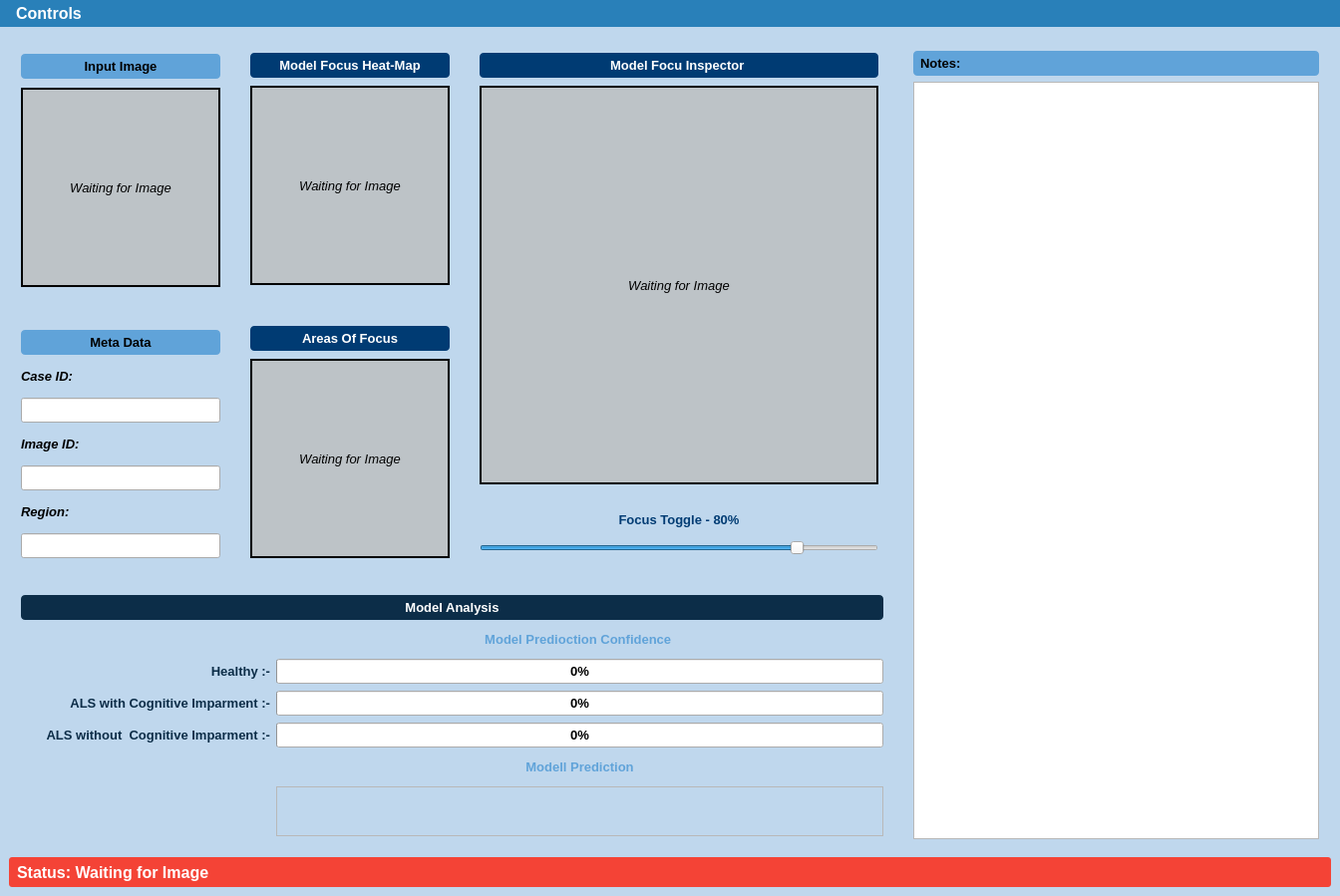
<?xml version="1.0" encoding="UTF-8"?>
<ui version="4.0">
 <class>MainWindow</class>
 <widget class="QMainWindow" name="MainWindow">
  <property name="geometry">
   <rect>
    <x>0</x>
    <y>0</y>
    <width>1344</width>
    <height>899</height>
   </rect>
  </property>
  <property name="font">
   <font>
    <pointsize>12</pointsize>
    <weight>75</weight>
    <bold>true</bold>
   </font>
  </property>
  <property name="windowTitle">
   <string>MainWindow</string>
  </property>
  <property name="styleSheet">
   <string notr="true">QMainWindow {
    background-color: #BFD7ED;
}</string>
  </property>
  <widget class="QWidget" name="centralwidget">
   <layout class="QGridLayout" name="gridLayout">
    <item row="0" column="0">
     <widget class="QGroupBox" name="groupBox_2">
      <property name="minimumSize">
       <size>
        <width>224</width>
        <height>539</height>
       </size>
      </property>
      <property name="maximumSize">
       <size>
        <width>224</width>
        <height>539</height>
       </size>
      </property>
      <property name="styleSheet">
       <string notr="true">QGroupBox {
    background-color: #BFD7ED;
    border: none;
}</string>
      </property>
      <property name="title">
       <string/>
      </property>
      <layout class="QVBoxLayout" name="verticalLayout">
       <item>
        <widget class="QLabel" name="label_7">
         <property name="minimumSize">
          <size>
           <width>200</width>
           <height>25</height>
          </size>
         </property>
         <property name="maximumSize">
          <size>
           <width>200</width>
           <height>25</height>
          </size>
         </property>
         <property name="font">
          <font>
           <pointsize>10</pointsize>
           <weight>75</weight>
           <bold>true</bold>
          </font>
         </property>
         <property name="styleSheet">
          <string notr="true">QLabel {
    background-color: #60A3D9;
    color: black;
    padding: 4px;
    border-radius: 4px;
}</string>
         </property>
         <property name="frameShape">
          <enum>QFrame::WinPanel</enum>
         </property>
         <property name="text">
          <string>Input Image</string>
         </property>
         <property name="alignment">
          <set>Qt::AlignCenter</set>
         </property>
        </widget>
       </item>
       <item>
        <widget class="QLabel" name="lb_input_image">
         <property name="minimumSize">
          <size>
           <width>200</width>
           <height>200</height>
          </size>
         </property>
         <property name="maximumSize">
          <size>
           <width>200</width>
           <height>200</height>
          </size>
         </property>
         <property name="font">
          <font>
           <pointsize>10</pointsize>
           <weight>50</weight>
           <italic>true</italic>
           <bold>false</bold>
          </font>
         </property>
         <property name="styleSheet">
          <string notr="true">QLabel {
    background-color: #BDC3C7;
}</string>
         </property>
         <property name="frameShape">
          <enum>QFrame::WinPanel</enum>
         </property>
         <property name="text">
          <string>Waiting for Image</string>
         </property>
         <property name="alignment">
          <set>Qt::AlignCenter</set>
         </property>
        </widget>
       </item>
       <item>
        <widget class="QLabel" name="label_23">
         <property name="minimumSize">
          <size>
           <width>200</width>
           <height>25</height>
          </size>
         </property>
         <property name="maximumSize">
          <size>
           <width>200</width>
           <height>25</height>
          </size>
         </property>
         <property name="frameShape">
          <enum>QFrame::NoFrame</enum>
         </property>
         <property name="text">
          <string/>
         </property>
        </widget>
       </item>
       <item>
        <widget class="QLabel" name="label_18">
         <property name="minimumSize">
          <size>
           <width>200</width>
           <height>25</height>
          </size>
         </property>
         <property name="maximumSize">
          <size>
           <width>200</width>
           <height>25</height>
          </size>
         </property>
         <property name="font">
          <font>
           <pointsize>10</pointsize>
           <weight>75</weight>
           <bold>true</bold>
          </font>
         </property>
         <property name="styleSheet">
          <string notr="true">QLabel {
    background-color: #60A3D9;
    color: black;
    padding: 4px;
    border-radius: 4px;
}</string>
         </property>
         <property name="frameShape">
          <enum>QFrame::WinPanel</enum>
         </property>
         <property name="text">
          <string>Meta Data</string>
         </property>
         <property name="alignment">
          <set>Qt::AlignCenter</set>
         </property>
        </widget>
       </item>
       <item>
        <widget class="QLabel" name="label_13">
         <property name="minimumSize">
          <size>
           <width>200</width>
           <height>25</height>
          </size>
         </property>
         <property name="maximumSize">
          <size>
           <width>200</width>
           <height>25</height>
          </size>
         </property>
         <property name="font">
          <font>
           <pointsize>10</pointsize>
           <weight>75</weight>
           <italic>true</italic>
           <bold>true</bold>
          </font>
         </property>
         <property name="frameShape">
          <enum>QFrame::NoFrame</enum>
         </property>
         <property name="text">
          <string>Case ID:</string>
         </property>
        </widget>
       </item>
       <item>
        <widget class="QLineEdit" name="lb_case_id">
         <property name="minimumSize">
          <size>
           <width>200</width>
           <height>25</height>
          </size>
         </property>
         <property name="maximumSize">
          <size>
           <width>200</width>
           <height>25</height>
          </size>
         </property>
        </widget>
       </item>
       <item>
        <widget class="QLabel" name="label_14">
         <property name="minimumSize">
          <size>
           <width>200</width>
           <height>25</height>
          </size>
         </property>
         <property name="maximumSize">
          <size>
           <width>200</width>
           <height>25</height>
          </size>
         </property>
         <property name="font">
          <font>
           <pointsize>10</pointsize>
           <weight>75</weight>
           <italic>true</italic>
           <bold>true</bold>
          </font>
         </property>
         <property name="frameShape">
          <enum>QFrame::NoFrame</enum>
         </property>
         <property name="text">
          <string>Image ID:</string>
         </property>
        </widget>
       </item>
       <item>
        <widget class="QLineEdit" name="lb_image_no">
         <property name="minimumSize">
          <size>
           <width>200</width>
           <height>25</height>
          </size>
         </property>
         <property name="maximumSize">
          <size>
           <width>200</width>
           <height>25</height>
          </size>
         </property>
        </widget>
       </item>
       <item>
        <widget class="QLabel" name="label_15">
         <property name="minimumSize">
          <size>
           <width>200</width>
           <height>25</height>
          </size>
         </property>
         <property name="maximumSize">
          <size>
           <width>200</width>
           <height>25</height>
          </size>
         </property>
         <property name="font">
          <font>
           <pointsize>10</pointsize>
           <weight>75</weight>
           <italic>true</italic>
           <bold>true</bold>
          </font>
         </property>
         <property name="frameShape">
          <enum>QFrame::NoFrame</enum>
         </property>
         <property name="text">
          <string>Region:</string>
         </property>
        </widget>
       </item>
       <item>
        <widget class="QLineEdit" name="lb_region">
         <property name="minimumSize">
          <size>
           <width>200</width>
           <height>25</height>
          </size>
         </property>
         <property name="maximumSize">
          <size>
           <width>200</width>
           <height>25</height>
          </size>
         </property>
        </widget>
       </item>
      </layout>
     </widget>
    </item>
    <item row="0" column="1">
     <widget class="QGroupBox" name="groupBox">
      <property name="maximumSize">
       <size>
        <width>631</width>
        <height>539</height>
       </size>
      </property>
      <property name="sizeIncrement">
       <size>
        <width>631</width>
        <height>539</height>
       </size>
      </property>
      <property name="styleSheet">
       <string notr="true">QGroupBox {
    background-color: #BFD7ED;
    border: none;
}</string>
      </property>
      <property name="title">
       <string/>
      </property>
      <layout class="QVBoxLayout" name="verticalLayout_3">
       <item>
        <widget class="QLabel" name="label">
         <property name="minimumSize">
          <size>
           <width>200</width>
           <height>25</height>
          </size>
         </property>
         <property name="maximumSize">
          <size>
           <width>200</width>
           <height>25</height>
          </size>
         </property>
         <property name="font">
          <font>
           <pointsize>10</pointsize>
           <weight>75</weight>
           <bold>true</bold>
          </font>
         </property>
         <property name="styleSheet">
          <string notr="true">QLabel {
    background-color: #003B73;
    color: white;
    padding: 4px;
    border-radius: 4px;
}</string>
         </property>
         <property name="frameShape">
          <enum>QFrame::WinPanel</enum>
         </property>
         <property name="text">
          <string>Model Focus Heat-Map</string>
         </property>
         <property name="alignment">
          <set>Qt::AlignCenter</set>
         </property>
        </widget>
       </item>
       <item>
        <widget class="QLabel" name="lb_cam_image">
         <property name="minimumSize">
          <size>
           <width>200</width>
           <height>200</height>
          </size>
         </property>
         <property name="maximumSize">
          <size>
           <width>200</width>
           <height>200</height>
          </size>
         </property>
         <property name="font">
          <font>
           <pointsize>10</pointsize>
           <weight>50</weight>
           <italic>true</italic>
           <bold>false</bold>
          </font>
         </property>
         <property name="styleSheet">
          <string notr="true">QLabel {
    background-color: #BDC3C7;
}</string>
         </property>
         <property name="frameShape">
          <enum>QFrame::WinPanel</enum>
         </property>
         <property name="text">
          <string>Waiting for Image</string>
         </property>
         <property name="alignment">
          <set>Qt::AlignCenter</set>
         </property>
        </widget>
       </item>
       <item>
        <widget class="QLabel" name="label_24">
         <property name="minimumSize">
          <size>
           <width>200</width>
           <height>25</height>
          </size>
         </property>
         <property name="maximumSize">
          <size>
           <width>200</width>
           <height>25</height>
          </size>
         </property>
         <property name="frameShape">
          <enum>QFrame::NoFrame</enum>
         </property>
         <property name="text">
          <string/>
         </property>
        </widget>
       </item>
       <item>
        <widget class="QLabel" name="label_2">
         <property name="minimumSize">
          <size>
           <width>200</width>
           <height>25</height>
          </size>
         </property>
         <property name="maximumSize">
          <size>
           <width>200</width>
           <height>25</height>
          </size>
         </property>
         <property name="font">
          <font>
           <pointsize>10</pointsize>
           <weight>75</weight>
           <bold>true</bold>
          </font>
         </property>
         <property name="styleSheet">
          <string notr="true">QLabel {
    background-color: #003B73;
    color: white;
    padding: 4px;
    border-radius: 4px;
}</string>
         </property>
         <property name="frameShape">
          <enum>QFrame::WinPanel</enum>
         </property>
         <property name="text">
          <string>Areas Of Focus</string>
         </property>
         <property name="alignment">
          <set>Qt::AlignCenter</set>
         </property>
        </widget>
       </item>
       <item>
        <widget class="QLabel" name="lb_cam_circle_image">
         <property name="minimumSize">
          <size>
           <width>200</width>
           <height>200</height>
          </size>
         </property>
         <property name="maximumSize">
          <size>
           <width>200</width>
           <height>200</height>
          </size>
         </property>
         <property name="font">
          <font>
           <pointsize>10</pointsize>
           <weight>50</weight>
           <italic>true</italic>
           <bold>false</bold>
          </font>
         </property>
         <property name="styleSheet">
          <string notr="true">QLabel {
    background-color: #BDC3C7;
}</string>
         </property>
         <property name="frameShape">
          <enum>QFrame::WinPanel</enum>
         </property>
         <property name="text">
          <string>Waiting for Image</string>
         </property>
         <property name="alignment">
          <set>Qt::AlignCenter</set>
         </property>
        </widget>
       </item>
      </layout>
     </widget>
    </item>
    <item row="0" column="2">
     <widget class="QGroupBox" name="groupBox_4">
      <property name="maximumSize">
       <size>
        <width>631</width>
        <height>539</height>
       </size>
      </property>
      <property name="sizeIncrement">
       <size>
        <width>631</width>
        <height>539</height>
       </size>
      </property>
      <property name="styleSheet">
       <string notr="true">QGroupBox {
    background-color: #BFD7ED;
    border: none;
}</string>
      </property>
      <property name="title">
       <string/>
      </property>
      <layout class="QVBoxLayout" name="verticalLayout_2">
       <item>
        <widget class="QLabel" name="label_30">
         <property name="minimumSize">
          <size>
           <width>400</width>
           <height>25</height>
          </size>
         </property>
         <property name="maximumSize">
          <size>
           <width>400</width>
           <height>25</height>
          </size>
         </property>
         <property name="font">
          <font>
           <pointsize>10</pointsize>
           <weight>75</weight>
           <bold>true</bold>
          </font>
         </property>
         <property name="styleSheet">
          <string notr="true">QLabel {
    background-color: #003B73;
    color: white;
    padding: 4px;
    border-radius: 4px;
}</string>
         </property>
         <property name="frameShape">
          <enum>QFrame::WinPanel</enum>
         </property>
         <property name="text">
          <string>Model Focu Inspector </string>
         </property>
         <property name="alignment">
          <set>Qt::AlignCenter</set>
         </property>
        </widget>
       </item>
       <item>
        <widget class="QLabel" name="lb_focused_image">
         <property name="minimumSize">
          <size>
           <width>400</width>
           <height>400</height>
          </size>
         </property>
         <property name="maximumSize">
          <size>
           <width>400</width>
           <height>400</height>
          </size>
         </property>
         <property name="font">
          <font>
           <pointsize>10</pointsize>
           <weight>50</weight>
           <italic>true</italic>
           <bold>false</bold>
          </font>
         </property>
         <property name="styleSheet">
          <string notr="true">QLabel {
    background-color: #BDC3C7;
}</string>
         </property>
         <property name="frameShape">
          <enum>QFrame::WinPanel</enum>
         </property>
         <property name="text">
          <string>Waiting for Image</string>
         </property>
         <property name="alignment">
          <set>Qt::AlignCenter</set>
         </property>
        </widget>
       </item>
       <item>
        <widget class="QLabel" name="label_27">
         <property name="minimumSize">
          <size>
           <width>200</width>
           <height>7</height>
          </size>
         </property>
         <property name="maximumSize">
          <size>
           <width>200</width>
           <height>7</height>
          </size>
         </property>
         <property name="frameShape">
          <enum>QFrame::NoFrame</enum>
         </property>
         <property name="text">
          <string/>
         </property>
        </widget>
       </item>
       <item>
        <widget class="QLabel" name="lb_slider_value">
         <property name="minimumSize">
          <size>
           <width>400</width>
           <height>25</height>
          </size>
         </property>
         <property name="maximumSize">
          <size>
           <width>400</width>
           <height>25</height>
          </size>
         </property>
         <property name="font">
          <font>
           <pointsize>10</pointsize>
           <weight>75</weight>
           <bold>true</bold>
          </font>
         </property>
         <property name="styleSheet">
          <string notr="true">QLabel {
    color: #003B73;
}</string>
         </property>
         <property name="frameShape">
          <enum>QFrame::NoFrame</enum>
         </property>
         <property name="text">
          <string>Focus Toggle - 80%</string>
         </property>
         <property name="alignment">
          <set>Qt::AlignCenter</set>
         </property>
        </widget>
       </item>
       <item>
        <widget class="QSlider" name="s_filter_slider">
         <property name="minimumSize">
          <size>
           <width>400</width>
           <height>0</height>
          </size>
         </property>
         <property name="maximumSize">
          <size>
           <width>400</width>
           <height>16777215</height>
          </size>
         </property>
         <property name="value">
          <number>80</number>
         </property>
         <property name="orientation">
          <enum>Qt::Horizontal</enum>
         </property>
        </widget>
       </item>
      </layout>
     </widget>
    </item>
    <item row="2" column="0" colspan="4">
     <widget class="QLabel" name="lb_status">
      <property name="minimumSize">
       <size>
        <width>200</width>
        <height>30</height>
       </size>
      </property>
      <property name="maximumSize">
       <size>
        <width>16777215</width>
        <height>30</height>
       </size>
      </property>
      <property name="font">
       <font>
        <pointsize>12</pointsize>
        <weight>75</weight>
        <bold>true</bold>
       </font>
      </property>
      <property name="styleSheet">
       <string notr="true">QLabel {
    background-color: #F44336;  /* Medium red (Material Design red 500) */
    color: white;               /* White text for contrast */
    padding: 4px;
    border-radius: 3px;
}</string>
      </property>
      <property name="frameShape">
       <enum>QFrame::WinPanel</enum>
      </property>
      <property name="text">
       <string>Status: Waiting for Image</string>
      </property>
     </widget>
    </item>
    <item row="1" column="0" colspan="3">
     <widget class="QGroupBox" name="groupBox_3">
      <property name="minimumSize">
       <size>
        <width>0</width>
        <height>0</height>
       </size>
      </property>
      <property name="styleSheet">
       <string notr="true">QGroupBox {
    background-color: #BFD7ED;
    border: none;
}</string>
      </property>
      <property name="title">
       <string/>
      </property>
      <layout class="QGridLayout" name="gridLayout_2">
       <item row="2" column="0">
        <widget class="QLabel" name="label_5">
         <property name="minimumSize">
          <size>
           <width>250</width>
           <height>25</height>
          </size>
         </property>
         <property name="maximumSize">
          <size>
           <width>200</width>
           <height>25</height>
          </size>
         </property>
         <property name="font">
          <font>
           <pointsize>10</pointsize>
           <weight>75</weight>
           <bold>true</bold>
          </font>
         </property>
         <property name="styleSheet">
          <string notr="true">QLabel {
    color: #0C2D48;
}</string>
         </property>
         <property name="frameShape">
          <enum>QFrame::NoFrame</enum>
         </property>
         <property name="text">
          <string>Healthy :-</string>
         </property>
         <property name="alignment">
          <set>Qt::AlignRight|Qt::AlignTrailing|Qt::AlignVCenter</set>
         </property>
        </widget>
       </item>
       <item row="2" column="1">
        <widget class="QProgressBar" name="p_bar_control">
         <property name="minimumSize">
          <size>
           <width>200</width>
           <height>25</height>
          </size>
         </property>
         <property name="maximumSize">
          <size>
           <width>16777215</width>
           <height>25</height>
          </size>
         </property>
         <property name="font">
          <font>
           <pointsize>10</pointsize>
           <weight>75</weight>
           <bold>true</bold>
          </font>
         </property>
         <property name="value">
          <number>0</number>
         </property>
        </widget>
       </item>
       <item row="3" column="0">
        <widget class="QLabel" name="label_8">
         <property name="minimumSize">
          <size>
           <width>250</width>
           <height>25</height>
          </size>
         </property>
         <property name="maximumSize">
          <size>
           <width>250</width>
           <height>25</height>
          </size>
         </property>
         <property name="font">
          <font>
           <pointsize>10</pointsize>
           <weight>75</weight>
           <bold>true</bold>
          </font>
         </property>
         <property name="styleSheet">
          <string notr="true">QLabel {
    color: #0C2D48;
}</string>
         </property>
         <property name="frameShape">
          <enum>QFrame::NoFrame</enum>
         </property>
         <property name="text">
          <string>ALS with Cognitive Imparment :-</string>
         </property>
         <property name="alignment">
          <set>Qt::AlignRight|Qt::AlignTrailing|Qt::AlignVCenter</set>
         </property>
        </widget>
       </item>
       <item row="3" column="1">
        <widget class="QProgressBar" name="p_bar_concordant">
         <property name="minimumSize">
          <size>
           <width>200</width>
           <height>25</height>
          </size>
         </property>
         <property name="maximumSize">
          <size>
           <width>16777215</width>
           <height>25</height>
          </size>
         </property>
         <property name="font">
          <font>
           <pointsize>10</pointsize>
           <weight>75</weight>
           <bold>true</bold>
          </font>
         </property>
         <property name="value">
          <number>0</number>
         </property>
        </widget>
       </item>
       <item row="4" column="0">
        <widget class="QLabel" name="label_19">
         <property name="minimumSize">
          <size>
           <width>250</width>
           <height>25</height>
          </size>
         </property>
         <property name="maximumSize">
          <size>
           <width>250</width>
           <height>25</height>
          </size>
         </property>
         <property name="font">
          <font>
           <pointsize>10</pointsize>
           <weight>75</weight>
           <bold>true</bold>
          </font>
         </property>
         <property name="styleSheet">
          <string notr="true">QLabel {
    color: #0C2D48;
}</string>
         </property>
         <property name="frameShape">
          <enum>QFrame::NoFrame</enum>
         </property>
         <property name="text">
          <string>ALS without  Cognitive Imparment :-</string>
         </property>
         <property name="alignment">
          <set>Qt::AlignRight|Qt::AlignTrailing|Qt::AlignVCenter</set>
         </property>
        </widget>
       </item>
       <item row="4" column="1">
        <widget class="QProgressBar" name="p_bar_discordant">
         <property name="minimumSize">
          <size>
           <width>200</width>
           <height>25</height>
          </size>
         </property>
         <property name="maximumSize">
          <size>
           <width>16777215</width>
           <height>25</height>
          </size>
         </property>
         <property name="font">
          <font>
           <pointsize>10</pointsize>
           <weight>75</weight>
           <bold>true</bold>
          </font>
         </property>
         <property name="value">
          <number>0</number>
         </property>
        </widget>
       </item>
       <item row="0" column="0" colspan="2">
        <widget class="QLabel" name="label_25">
         <property name="minimumSize">
          <size>
           <width>200</width>
           <height>25</height>
          </size>
         </property>
         <property name="maximumSize">
          <size>
           <width>16777215</width>
           <height>25</height>
          </size>
         </property>
         <property name="font">
          <font>
           <pointsize>10</pointsize>
           <weight>75</weight>
           <bold>true</bold>
          </font>
         </property>
         <property name="styleSheet">
          <string notr="true">QLabel {
    background-color: #0C2D48;
    color: white;
    padding: 4px;
    border-radius: 4px;
}</string>
         </property>
         <property name="frameShape">
          <enum>QFrame::WinPanel</enum>
         </property>
         <property name="text">
          <string>Model Analysis</string>
         </property>
         <property name="alignment">
          <set>Qt::AlignCenter</set>
         </property>
        </widget>
       </item>
       <item row="6" column="1">
        <widget class="QLabel" name="lb_prediction">
         <property name="minimumSize">
          <size>
           <width>200</width>
           <height>50</height>
          </size>
         </property>
         <property name="maximumSize">
          <size>
           <width>16777215</width>
           <height>50</height>
          </size>
         </property>
         <property name="font">
          <font>
           <pointsize>14</pointsize>
           <weight>75</weight>
           <bold>true</bold>
          </font>
         </property>
         <property name="frameShape">
          <enum>QFrame::StyledPanel</enum>
         </property>
         <property name="text">
          <string/>
         </property>
         <property name="alignment">
          <set>Qt::AlignCenter</set>
         </property>
        </widget>
       </item>
       <item row="5" column="1">
        <widget class="QLabel" name="label_26">
         <property name="minimumSize">
          <size>
           <width>200</width>
           <height>25</height>
          </size>
         </property>
         <property name="maximumSize">
          <size>
           <width>16777215</width>
           <height>25</height>
          </size>
         </property>
         <property name="font">
          <font>
           <pointsize>10</pointsize>
           <weight>75</weight>
           <bold>true</bold>
          </font>
         </property>
         <property name="styleSheet">
          <string notr="true">QLabel {
    color: #60A3D9;
}</string>
         </property>
         <property name="frameShape">
          <enum>QFrame::NoFrame</enum>
         </property>
         <property name="text">
          <string>Modell Prediction</string>
         </property>
         <property name="alignment">
          <set>Qt::AlignCenter</set>
         </property>
        </widget>
       </item>
       <item row="1" column="1">
        <widget class="QLabel" name="label_17">
         <property name="minimumSize">
          <size>
           <width>200</width>
           <height>25</height>
          </size>
         </property>
         <property name="maximumSize">
          <size>
           <width>16777215</width>
           <height>25</height>
          </size>
         </property>
         <property name="font">
          <font>
           <pointsize>10</pointsize>
           <weight>75</weight>
           <bold>true</bold>
          </font>
         </property>
         <property name="styleSheet">
          <string notr="true">QLabel {
    color: #60A3D9;
}</string>
         </property>
         <property name="frameShape">
          <enum>QFrame::NoFrame</enum>
         </property>
         <property name="text">
          <string>Model Predioction Confidence </string>
         </property>
         <property name="alignment">
          <set>Qt::AlignCenter</set>
         </property>
        </widget>
       </item>
      </layout>
     </widget>
    </item>
    <item row="0" column="3" rowspan="2">
     <widget class="QGroupBox" name="groupBox_5">
      <property name="minimumSize">
       <size>
        <width>431</width>
        <height>0</height>
       </size>
      </property>
      <property name="styleSheet">
       <string notr="true">QGroupBox {
    background-color: #BFD7ED;
    border: none;
}</string>
      </property>
      <property name="title">
       <string/>
      </property>
      <layout class="QFormLayout" name="formLayout_2">
       <item row="0" column="0" colspan="2">
        <widget class="QLabel" name="label_21">
         <property name="minimumSize">
          <size>
           <width>200</width>
           <height>25</height>
          </size>
         </property>
         <property name="maximumSize">
          <size>
           <width>16777215</width>
           <height>25</height>
          </size>
         </property>
         <property name="font">
          <font>
           <pointsize>10</pointsize>
           <weight>75</weight>
           <bold>true</bold>
          </font>
         </property>
         <property name="styleSheet">
          <string notr="true">QLabel {
    background-color: #60A3D9;
    color: black;
    padding: 4px;
    border-radius: 4px;
}</string>
         </property>
         <property name="frameShape">
          <enum>QFrame::WinPanel</enum>
         </property>
         <property name="text">
          <string>Notes:</string>
         </property>
        </widget>
       </item>
       <item row="1" column="0" colspan="2">
        <widget class="QTextEdit" name="textEdit"/>
       </item>
      </layout>
     </widget>
    </item>
   </layout>
  </widget>
  <widget class="QMenuBar" name="menubar">
   <property name="geometry">
    <rect>
     <x>0</x>
     <y>0</y>
     <width>1344</width>
     <height>30</height>
    </rect>
   </property>
   <property name="styleSheet">
    <string notr="true">QMenuBar {
    background-color: #2980B9;
    color: white;
    font-size: 12pt;
    font-weight: bold;
}

QMenuBar::item {
    background-color: transparent;
    color: white;
    padding: 4px 10px;
    font-size: 12pt;
    font-weight: bold;
}

QMenuBar::item:selected {
    background-color: #2C3E50; /* Slightly darker on hover */
    color: white;
    font-size: 12pt;
    font-weight: bold;
}
</string>
   </property>
   <widget class="QMenu" name="menuControls">
    <property name="title">
     <string>Controls</string>
    </property>
    <addaction name="a_browse_image"/>
    <addaction name="a_run_analysis"/>
    <addaction name="a_export_results"/>
    <addaction name="a_clear"/>
   </widget>
   <addaction name="menuControls"/>
  </widget>
  <action name="actionBrowse_Image">
   <property name="text">
    <string>Browse Image</string>
   </property>
   <property name="font">
    <font>
     <weight>75</weight>
     <bold>true</bold>
    </font>
   </property>
  </action>
  <action name="actionRun_Analysis">
   <property name="text">
    <string>Clear Image</string>
   </property>
  </action>
  <action name="actionExport_Results">
   <property name="text">
    <string>Export Results</string>
   </property>
  </action>
  <action name="actionClear_All">
   <property name="text">
    <string>Clear All</string>
   </property>
  </action>
  <action name="actionExport_Results_2">
   <property name="text">
    <string>Export Results</string>
   </property>
  </action>
  <action name="a_browse_image">
   <property name="text">
    <string>Browse Image</string>
   </property>
   <property name="font">
    <font>
     <pointsize>12</pointsize>
     <weight>75</weight>
     <bold>true</bold>
    </font>
   </property>
  </action>
  <action name="a_run_analysis">
   <property name="text">
    <string>Run Analysis</string>
   </property>
   <property name="font">
    <font>
     <pointsize>12</pointsize>
     <weight>75</weight>
     <bold>true</bold>
    </font>
   </property>
  </action>
  <action name="a_export_results">
   <property name="text">
    <string>Export Results</string>
   </property>
   <property name="font">
    <font>
     <pointsize>12</pointsize>
     <weight>75</weight>
     <bold>true</bold>
    </font>
   </property>
  </action>
  <action name="a_clear">
   <property name="text">
    <string>Clear</string>
   </property>
   <property name="font">
    <font>
     <pointsize>12</pointsize>
     <weight>75</weight>
     <bold>true</bold>
    </font>
   </property>
  </action>
 </widget>
 <resources/>
 <connections/>
</ui>
